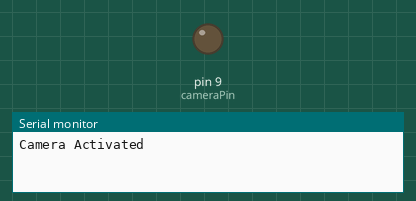
Simulated run of this sketch. Board: Arduino Uno, built with avr-gcc and run on an emulated ATmega328P. Parts: output pins drawn as LEDs (lit = HIGH), the last lines printed to the serial monitor.

Above: at 1.1 s.
At 14.2 s:
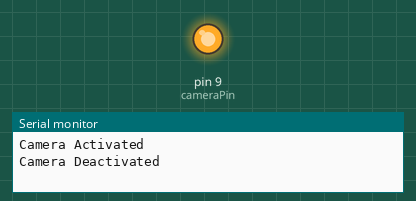
Timing chart, 0 to 21.6 s (numbered marks = the images above):
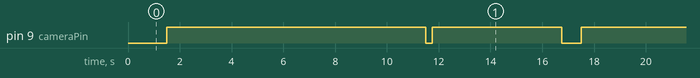

The sketch:

CameraTest.ino
```cpp
const int cameraPin = 9;

void setup() {
    Serial.begin(9600);
    //initialize motor pin as an output
    pinMode(cameraPin, OUTPUT);
    turnOnCamera();
}

void loop() {
    //turn on Camera
    Serial.println("Camera Activated");
    turnOnCamera();
    delay(10000);
    //turn off Camera
    Serial.println("Camera Deactivated");
    turnOffCamera();
    delay(5000);
}

void turnOnCamera() {
    digitalWrite(cameraPin, LOW);
    delay(750);
    digitalWrite(cameraPin, HIGH);
}

void turnOffCamera() {
    digitalWrite(cameraPin, LOW);
    delay(250);
    digitalWrite(cameraPin, HIGH);
}
```

Measured:
- by itself, pin 9 (cameraPin): repeats every 16.0 s: LOW 0.25 s, HIGH 5.0 s, LOW 0.75 s, HIGH 10.0 s
- by itself, everything shown: repeats every 16.0 s, in 4 steps
